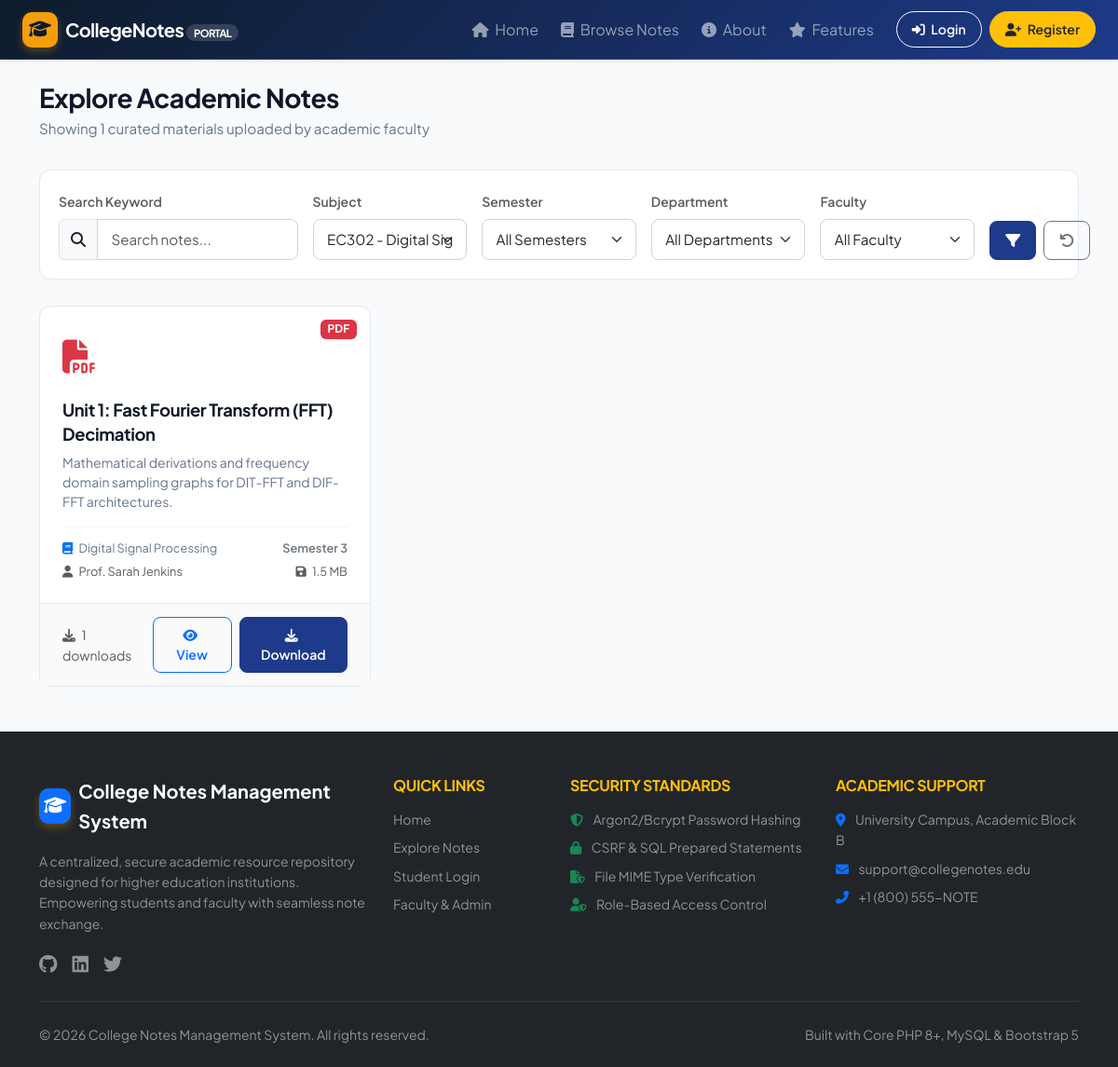
The app's page /user/notes.php?subject=5 with its own data.
### tables this page shows
CREATE TABLE `notes` (
    `id` INT UNSIGNED AUTO_INCREMENT PRIMARY KEY,
    `teacher_id` INT UNSIGNED NOT NULL,
    `subject_id` INT UNSIGNED NOT NULL,
    `title` VARCHAR(255) NOT NULL,
    `description` TEXT DEFAULT NULL,
    `file_name` VARCHAR(255) NOT NULL,
    `file_path` VARCHAR(255) NOT NULL,
    `file_type` VARCHAR(20) NOT NULL,
    `file_size` BIGINT UNSIGNED NOT NULL,
    `semester` VARCHAR(20) NOT NULL,
    `department` VARCHAR(100) NOT NULL,
    `status` ENUM('published', 'draft', 'archived') NOT NULL DEFAULT 'published',
    `created_at` TIMESTAMP DEFAULT CURRENT_TIMESTAMP,
    `updated_at` TIMESTAMP DEFAULT CURRENT_TIMESTAMP ON UPDATE CURRENT_TIMESTAMP,
    INDEX `idx_notes_teacher` (`teacher_id`),
    INDEX `idx_notes_subject` (`subject_id`),
    INDEX `idx_notes_dept_sem` (`department`, `semester`),
    INDEX `idx_notes_status` (`status`),
    CONSTRAINT `fk_notes_teacher` FOREIGN KEY (`teacher_id`) REFERENCES `teachers` (`id`) ON DELETE CASCADE,
    CONSTRAINT `fk_notes_subject` FOREIGN KEY (`subject_id`) REFERENCES `subjects` (`id`) ON DELETE CASCADE
);

CREATE TABLE `subjects` (
    `id` INT UNSIGNED AUTO_INCREMENT PRIMARY KEY,
    `name` VARCHAR(150) NOT NULL,
    `code` VARCHAR(50) NOT NULL UNIQUE,
    `semester` VARCHAR(20) NOT NULL,
    `department` VARCHAR(100) NOT NULL,
    `created_at` TIMESTAMP DEFAULT CURRENT_TIMESTAMP,
    INDEX `idx_subjects_sem_dept` (`semester`, `department`)
);

### includes/auth.php (called while the page is built, shortened)
<?php
require_once __DIR__ . '/functions.php';
function isLoggedIn(): bool {
    return !empty($_SESSION['user_id']) && !empty($_SESSION['user_role']);
}

### includes/functions.php (called while the page is built, shortened)
<?php
function e($string): string {
    return htmlspecialchars((string)($string ?? ''), ENT_QUOTES | ENT_SUBSTITUTE, 'UTF-8');
}
function sanitize($data): string {
    return trim(strip_tags((string)$data));
}
function formatBytes(int $bytes, int $precision = 2): string {
    $units = ['B', 'KB', 'MB', 'GB', 'TB'];
    $bytes = max($bytes, 0);
    $pow = floor(($bytes ? log($bytes) : 0) / log(1024));
    $pow = min($pow, count($units) - 1);
    $bytes /= pow(1024, $pow);
    return round($bytes, $precision) . ' ' . $units[$pow];
}
function getFileTypeInfo(string $type): array {
    return match(strtolower($type)) {
        'pdf'  => ['icon' => 'fa-file-pdf', 'color' => 'text-danger', 'badge' => 'bg-danger'],
        'doc', 'docx' => ['icon' => 'fa-file-word', 'color' => 'text-primary', 'badge' => 'bg-primary'],
        'ppt', 'pptx' => ['icon' => 'fa-file-powerpoint', 'color' => 'text-warning', 'badge' => 'bg-warning text-dark'],
        'txt'  => ['icon' => 'fa-file-alt', 'color' => 'text-secondary', 'badge' => 'bg-secondary'],
        default => ['icon' => 'fa-file', 'color' => 'text-muted', 'badge' => 'bg-dark']
    };
}

### user/notes.php (the view, shortened to what this page needs)
<?php
require_once __DIR__ . '/../includes/auth.php';
require_once __DIR__ . '/../includes/functions.php';
$db = getDB();
$search     = sanitize($_GET['search'] ?? '');
$subjectId  = filter_var($_GET['subject'] ?? null, FILTER_VALIDATE_INT);
$page       = max((int)($_GET['page'] ?? 1), 1);
$perPage    = 9;
$offset     = ($page - 1) * $perPage;
$where = ["n.status = 'published'"];
$params = [];
if (!empty($subjectId)) {
    $where[] = "n.subject_id = :subject_id";
    $params[':subject_id'] = $subjectId;
}
$whereClause = implode(' AND ', $where);
$countSql = "
    SELECT COUNT(*)
    FROM notes n
    JOIN subjects s ON n.subject_id = s.id
    JOIN teachers t ON n.teacher_id = t.id
    WHERE $whereClause
";
$stmtCount = $db->prepare($countSql);
$stmtCount->execute($params);
$totalNotes = (int)$stmtCount->fetchColumn();
$sql = "
    SELECT n.*, s.name as subject_name, s.code as subject_code, u.name as teacher_name,
           (SELECT COUNT(*) FROM downloads d WHERE d.note_id = n.id) as download_count
    FROM notes n
    JOIN subjects s ON n.subject_id = s.id
    JOIN teachers t ON n.teacher_id = t.id
    JOIN users u ON t.user_id = u.id
    WHERE $whereClause
    ORDER BY n.created_at DESC
    LIMIT :limit OFFSET :offset
";
$stmt = $db->prepare($sql);
foreach ($params as $key => $val) {
    $stmt->bindValue($key, $val);
}
$stmt->bindValue(':limit', $perPage, PDO::PARAM_INT);
$stmt->bindValue(':offset', $offset, PDO::PARAM_INT);
$stmt->execute();
$notes = $stmt->fetchAll();
$allSubjects    = $db->query("SELECT id, name, code FROM subjects ORDER BY name ASC")->fetchAll();
include __DIR__ . '/../includes/header.php';
include __DIR__ . '/../includes/navbar.php';
?>
<div class="<?= isLoggedIn() ? 'dashboard-layout' : 'container py-4' ?>">
    <main class="<?= isLoggedIn() ? 'main-content' : '' ?>">
        <div class="page-header-bar">
            <div>
                <h1 class="page-title">Explore Academic Notes</h1>
                <p class="page-subtitle">Showing <?= $totalNotes ?> curated materials uploaded by academic faculty</p>
            </div>
        </div>
        <div class="filter-card">
            <form action="<?= BASE_URL ?>user/notes.php" method="GET" class="row g-3 align-items-end">
                <div class="col-lg-3 col-md-6">
                    <label class="form-label small fw-semibold text-muted">Search Keyword</label>
                    <div class="input-group">
                        <span class="input-group-text bg-light"><i class="fas fa-search"></i></span>
                        <input type="text" name="search" class="form-control" placeholder="Search notes..." value="<?= e($search) ?>">
                    </div>
                </div>
                <div class="col-lg-2 col-md-4">
                    <label class="form-label small fw-semibold text-muted">Subject</label>
                    <select name="subject" class="form-select auto-submit-filter">
                        <?php foreach ($allSubjects as $sub): ?>
                            <option value="<?= $sub['id'] ?>" <?= $subjectId == $sub['id'] ? 'selected' : '' ?>>
                                <?= e($sub['code']) ?> - <?= e($sub['name']) ?>
                            </option>
                        <?php endforeach; ?>
                    </select>
                </div>
                <div class="col-lg-2 col-md-4">
                    <label class="form-label small fw-semibold text-muted">Semester</label>
                    <select name="semester" class="form-select auto-submit-filter">
                        <option value="">All Semesters</option>
                    </select>
                </div>
                <div class="col-lg-2 col-md-4">
                    <label class="form-label small fw-semibold text-muted">Department</label>
                    <select name="department" class="form-select auto-submit-filter">
                        <option value="">All Departments</option>
                    </select>
                </div>
                <div class="col-lg-2 col-md-4">
                    <label class="form-label small fw-semibold text-muted">Faculty</label>
                    <select name="teacher" class="form-select auto-submit-filter">
                        <option value="">All Faculty</option>
                    </select>
                </div>
                <div class="col-lg-1 col-md-4 d-flex gap-2">
                    <button type="submit" class="btn btn-primary w-100" title="Apply Filter">
                        <i class="fas fa-filter"></i>
                    </button>
                    <a href="<?= BASE_URL ?>user/notes.php" class="btn btn-outline-secondary" title="Reset Filters">
                        <i class="fas fa-undo"></i>
                    </a>
                </div>
            </form>
        </div>
        <?php if (empty($notes)): ?>
            <div class="card border-0 shadow-sm p-5 text-center text-muted rounded-4 bg-white">
                <i class="fas fa-search-minus fa-3x mb-3 text-secondary"></i>
                <h4 class="fw-bold text-dark">No Matching Notes Found</h4>
                <p class="mb-3">Try adjusting your search criteria or clear active filters.</p>
                <div>
                    <a href="<?= BASE_URL ?>user/notes.php" class="btn btn-outline-primary btn-sm">Clear All Filters</a>
                </div>
            </div>
        <?php else: ?>
            <div class="row g-4 mb-4">
                <?php foreach ($notes as $n): ?>
                    <?php $typeInfo = getFileTypeInfo($n['file_type']); ?>
                    <div class="col-lg-4 col-md-6">
                        <div class="note-card">
                            <span class="badge <?= $typeInfo['badge'] ?> note-badge text-uppercase"><?= e($n['file_type']) ?></span>
                            <div class="card-body">
                                <div class="note-icon-large <?= $typeInfo['color'] ?>">
                                    <i class="fas <?= $typeInfo['icon'] ?>"></i>
                                </div>
                                <h5 class="note-title"><?= e($n['title']) ?></h5>
                                <p class="note-desc"><?= e(mb_strimwidth($n['description'] ?? '', 0, 110, '...')) ?></p>
                                <div class="note-meta">
                                    <div class="d-flex justify-content-between mb-1">
                                        <span><i class="fas fa-book me-1 text-primary"></i> <?= e($n['subject_name']) ?></span>
                                        <span class="fw-semibold text-secondary"><?= e($n['semester']) ?></span>
                                    </div>
                                    <div class="d-flex justify-content-between text-muted">
                                        <span><i class="fas fa-user me-1"></i> <?= e($n['teacher_name']) ?></span>
                                        <span><i class="fas fa-save me-1"></i> <?= formatBytes($n['file_size']) ?></span>
                                    </div>
                                </div>
                            </div>
                            <div class="card-footer">
                                <small class="text-muted"><i class="fas fa-download me-1"></i> <?= $n['download_count'] ?> downloads</small>
                                <div class="d-flex gap-2">
                                    <a href="<?= BASE_URL ?>user/note-view.php?id=<?= $n['id'] ?>" class="btn btn-sm btn-outline-primary">
                                        <i class="fas fa-eye me-1"></i> View
                                    </a>
                                    <a href="<?= BASE_URL ?>user/note-download.php?id=<?= $n['id'] ?>" class="btn btn-sm btn-primary">
                                        <i class="fas fa-download me-1"></i> Download
                                    </a>
                                </div>
                            </div>
                        </div>
                    </div>
                <?php endforeach; ?>
            </div>
        <?php endif; ?>
    </main>
</div>
<?php include __DIR__ . '/../includes/footer.php'; ?>

### assets/css/style.css (style rules this page uses)
:root { --primary-color: #1e3a8a; --primary-hover: #1e40af; --primary-light: #eff6ff; --secondary-color: #0f172a; --accent-color: #f59e0b; --accent-hover: #d97706; --success-color: #10b981; --danger-color: #ef4444; --warning-color: #f59e0b; --info-color: #06b6d4; --bg-light: #f8fafc; --card-border: #e2e8f0; --text-main: #334155; --text-muted: #64748b; --sidebar-width: 260px; --header-height: 64px; --border-radius: 12px; }
body { font-family: 'Plus Jakarta Sans', -apple-system, BlinkMacSystemFont, "Segoe UI", Roboto, sans-serif; color: var(--text-main); background-color: var(--bg-light); line-height: 1.6; min-height: 100vh; display: flex; flex-direction: column; }
h1, h2, h3, h4, h5, h6 { font-weight: 700; color: var(--secondary-color); letter-spacing: -0.02em; }
.btn { font-weight: 600; border-radius: 8px; padding: 0.5rem 1rem; transition: all 0.2s ease; }
.btn-primary { background-color: var(--primary-color); border-color: var(--primary-color); }
.form-control, .form-select { border-radius: 8px; border: 1px solid #cbd5e1; padding: 0.6rem 0.9rem; font-size: 0.95rem; }

### assets/css/dashboard.css (style rules this page uses)
.page-header-bar { margin-bottom: 2rem; display: flex; justify-content: space-between; align-items: center; flex-wrap: wrap; gap: 1rem; }
.page-title { font-size: 1.75rem; margin-bottom: 0.25rem; }
.page-subtitle { color: var(--text-muted); font-size: 0.95rem; margin: 0; }
.note-card { background: #ffffff; border: 1px solid var(--card-border); border-radius: var(--border-radius); transition: all 0.25s cubic-bezier(0.165, 0.84, 0.44, 1); display: flex; flex-direction: column; height: 100%; position: relative; }
.note-card .note-badge { position: absolute; top: 14px; right: 14px; }
.note-card .card-body { padding: 1.5rem; flex-grow: 1; display: flex; flex-direction: column; }
.note-card .note-icon-large { font-size: 2.25rem; margin-bottom: 1rem; }
.note-card .note-title { font-size: 1.15rem; font-weight: 700; line-height: 1.4; margin-bottom: 0.5rem; color: var(--secondary-color); }
.note-card .note-desc { font-size: 0.875rem; color: var(--text-muted); line-height: 1.5; margin-bottom: 1rem; flex-grow: 1; }
.note-card .note-meta { font-size: 0.8rem; color: var(--text-muted); border-top: 1px solid #f1f5f9; padding-top: 0.75rem; margin-top: auto; }
.note-card .card-footer { background: #fafafa; border-top: 1px solid var(--card-border); padding: 0.85rem 1.5rem; display: flex; justify-content: space-between; align-items: center; }
.filter-card { background: #ffffff; border: 1px solid var(--card-border); border-radius: var(--border-radius); padding: 1.25rem; margin-bottom: 1.75rem; box-shadow: 0 2px 4px rgba(0,0,0,0.02); }

### records on screen
notes: file_type "PDF", title "Unit 1: Fast Fourier Transform (FFT) Decimation", description "Mathematical derivations and frequency domain sampling graphs for DIT-FFT and DIF-FFT architectures.", subject.name "Digital Signal Processing", semester "Semester 3", teacher_name "Prof. Sarah Jenkins", file_size "1.5 MB", download_count "1"

### other values on screen
APP_SHORT_NAME "CollegeNotes"
$totalNotes "1"
APP_NAME "College Notes Management System"
form field subject "EC302 - Digital Signal Processing"
